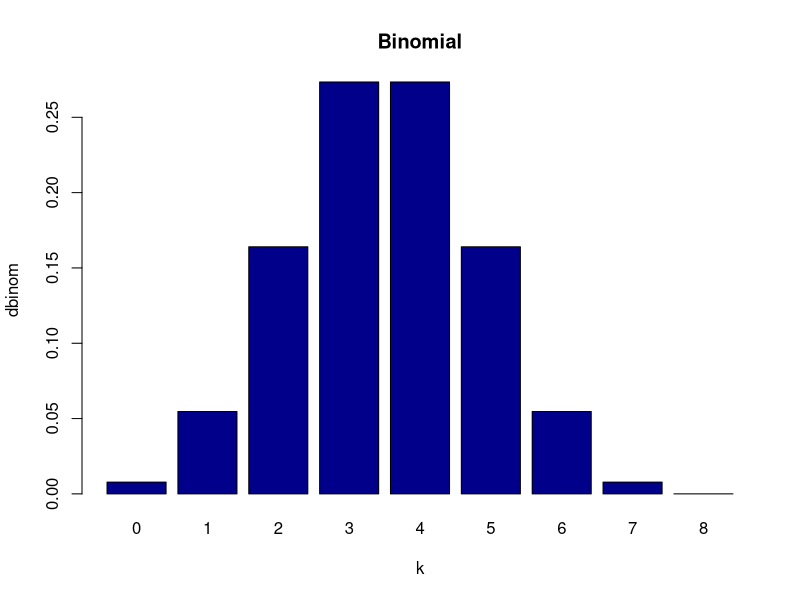
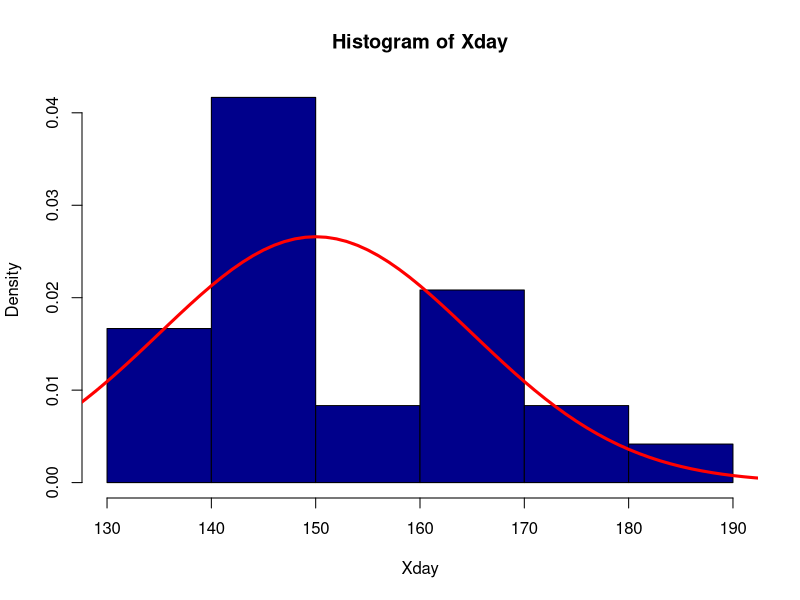

Reproduce these figures in R, in order. (Note: this script raises an error after producing the figures.)
## ---- chunk 1

knitr::opts_chunk$set(echo = TRUE)

## ---- chunk 2
library(knitr)
Distribucion_Discreta <- c('Binomial','Binomial Negativa','Poisson','Geométrica','Hipergeométrica')
Distribucion_en_R <- c('binom','nbinom','pois','geom','hyper')
kable(cbind(Distribucion_Discreta,Distribucion_en_R))
## ---- chunk 3
############ Binomial 
#help(dbinom)
dbinom(6,7,0.5)
pbinom(6,7,0.5)

# Number of successes that will happen with this probability after 7 trials
qbinom(0.25,7,0.5)

dbinom(0:8,7,0.5)
barplot(dbinom(0:8,7,0.5),names.arg=0:8,xlab="k",ylab="dbinom",main="Binomial",col=c("darkblue"))
## ---- chunk 4
########### 20 samples (independent) of the num of successes in 7 trials with prob=0.5 of success 
sim <- t( table(rbinom(20,7,0.5)) )
prop.table(sim )
## ---- chunk 5
########### 100 samples (independent) of the num of successes in 7 trials with prob=0.5 of success 
sim <- t( table(rbinom(100,7,0.5)) )
prop.table(sim )
## ---- chunk 6
########### 1000 samples (independent) of the num of successes in 7 trials with prob=0.5 of success 
sim <- t( table(rbinom(1000,7,0.5)) )
prop.table(sim )

round( dbinom(0:7,7,0.5), digits=3 )
## ---- chunk 7
library(knitr)
Distribucion_Continua<-c('Normal ','Exponencial ','Uniforme ','Logística ','Lognormal ','Gamma ','T-Student ','Chi-Cuadrado ','Beta')
Argumentos<-c('µ = mean σ = sd x','λ = rate ','(a, b) ','t = location s = scale ','µ = meanlog  σ = sdlog ','p = shape α = scale ','n = df t','n = df ','p = shape1 q = shape2 ')
Distribucion_enR<-c('norm','exp','unif','logis','lnorm','gamma','t','chisq','beta')
kable(cbind(Distribucion_Continua,Distribucion_enR,Argumentos))
## ---- chunk 8
############ Normal
#help(dbinom)
dnorm(120, 150, 15)
pnorm(120, 150, 15)
qnorm(0.9, 150, 15)
## ---- chunk 9
# Batch of 24 samples with mean=150, stdev=15
Xday <- rnorm(24, 150, 15)
# Get frequency
hist(Xday ,freq=FALSE, col="darkblue")
curve( dnorm(x,150,15), xlim=c(100,200), col="red",lwd=3,add=TRUE)
## ---- chunk 10
# Now let's do more samples (one per Business Day) of those batches (24 simulations, one per hour)
meanFunction <- function(nSampleSize){ return (mean(rnorm(nSampleSize,150,15))) }
sampleMeanAllDays <- replicate(252, meanFunction(24))
mean(sampleMeanAllDays)
## ---- chunk 11
Xday 
otherXday <- sample(Xday, 24, replace=TRUE)
otherXday
## ---- chunk 12
knitr::include_graphics("images/webCrawling1.jpg")
## ---- chunk 13
knitr::include_graphics("images/webCrawling2.jpg")
## ---- chunk 14
knitr::include_graphics("images/webCrawling3.jpg")
## ---- chunk 15
table <- read.csv(file="files/sampleStock.csv", header=TRUE, sep=",")
table
